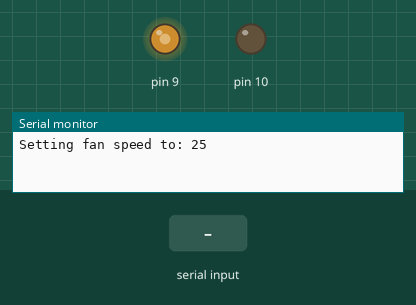
The sketch below on a simulated Arduino Uno, built with avr-gcc and run on an emulated ATmega328P. On the bench: output pins drawn as LEDs (lit = HIGH), the last lines printed to the serial monitor. The test bench sets the inputs (shaded band).

Above: at 1.2 s.
1.3 s: "90,45\n" received over Serial
At 1.8 s:
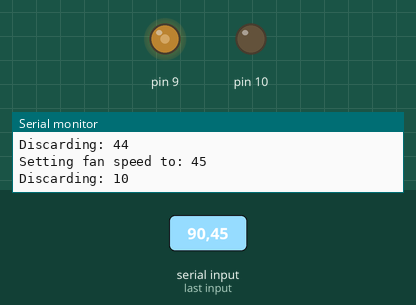
2.8 s: "30,150\n" received over Serial
At 4.0 s:
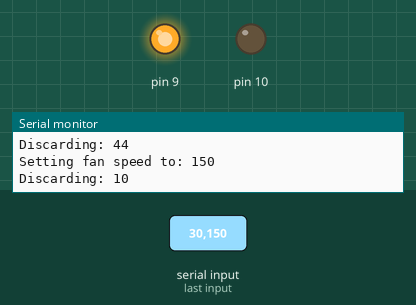
4.3 s: "90\n" received over Serial
At 5.2 s:
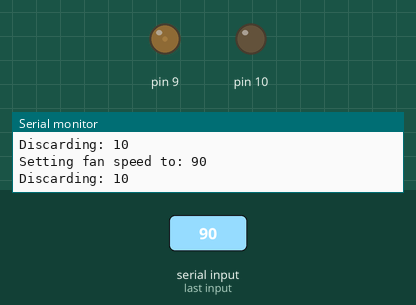
5.8 s: "200\n" received over Serial
At 6.4 s:
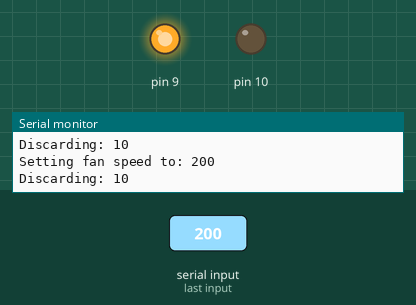
Timing chart, 0 to 17.3 s (numbered marks = the images above; inputs shaded):
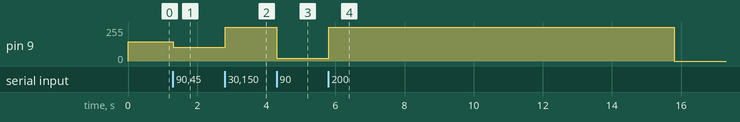

Measured:
- after the input at 1.3 s, pin 9: 143/255 → 105/255 at once
- after the input at 2.8 s, pin 9: 105/255 → 255/255 at once
- after the input at 4.3 s, pin 9: 255/255 → 21/255 at once
- after the input at 5.8 s, pin 9: 21/255 → 255/255 at once, → 0/255 10.0 s later

The sketch:

sketch_mar05a.ino
```cpp
#include <DallasTemperature.h>
#include <OneWire.h>

// PWM output @ 25 kHz, only on pins 9 and 10.
// Output value should be between 0 and 320, inclusive.

int currSpeed = 100;
int noComSpeed = 100;

int speedToSetFan = 100;

unsigned long lastNumRecv = 0;


void analogWrite25k(int pin, int value)
{
    switch (pin) {
        case 9:
            OCR1A = value;
            break;
        case 10:
            OCR1B = value;
            break;
        default:
            // no other pin will work
            break;
    }
}

void setup()
{

    Serial.begin(9600);    //Start diagnostic serial port

    // Configure Timer 1 for PWM @ 25 kHz.
    TCCR1A = 0;           // undo the configuration done by...
    TCCR1B = 0;           // ...the Arduino core library
    TCNT1  = 0;           // reset timer
    TCCR1A = _BV(COM1A1)  // non-inverted PWM on ch. A
           | _BV(COM1B1)  // same on ch; B
           | _BV(WGM11);  // mode 10: ph. correct PWM, TOP = ICR1
    TCCR1B = _BV(WGM13)   // ditto
           | _BV(CS10);   // prescaler = 1
    ICR1   = 320;         // TOP = 320

    // Set the PWM pins as output.
    pinMode( 9, OUTPUT);
    pinMode(10, OUTPUT);

    setFanspeeds(25);
}

void loop() {
    if (Serial.available() > 0) {
      int newInt = Serial.parseInt(SKIP_ALL);
      setFanspeeds(newInt);
      clearExtraBytes();
    }

    if (millis() - lastNumRecv > 10000) {
      //Has been 10 secons since last number was recieved - set fans to 100
      setFanspeeds(noComSpeed);
    }
}

void setFanspeeds(int newInt) {
    lastNumRecv = millis();
    Serial.println("Setting fan speed to: " + String(newInt));
    currSpeed = newInt;
    speedToSetFan = map(currSpeed, 0, 100, 26, 100);
    analogWrite25k( 9, map(speedToSetFan,0,100,320,0));
}

void clearExtraBytes() {
    while (Serial.available() > 0) {
        int temp = Serial.read();
        Serial.print("Discarding: ");
        Serial.println(temp, DEC);
    }
}
```
